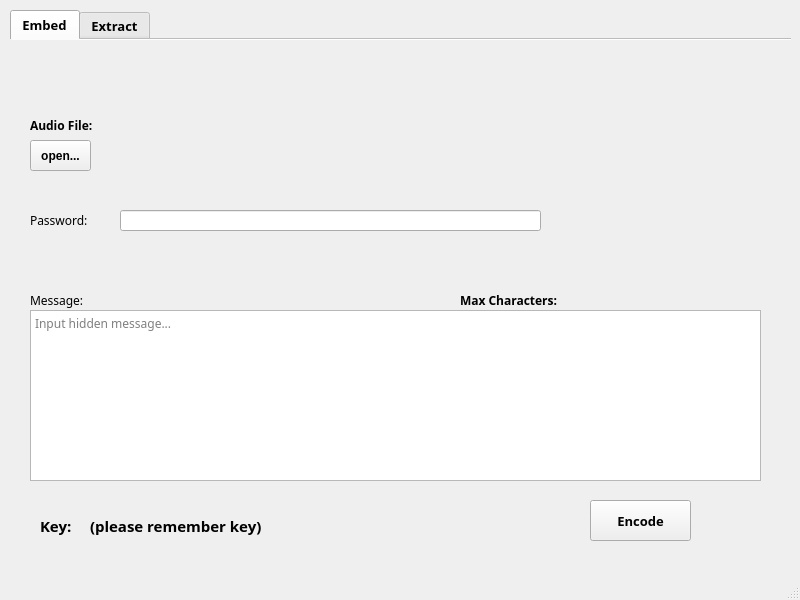
<?xml version="1.0" encoding="UTF-8"?>
<ui version="4.0">
 <class>MainWindow</class>
 <widget class="QMainWindow" name="MainWindow">
  <property name="geometry">
   <rect>
    <x>0</x>
    <y>0</y>
    <width>800</width>
    <height>600</height>
   </rect>
  </property>
  <property name="windowTitle">
   <string>DSSS Audio Steganography </string>
  </property>
  <property name="toolButtonStyle">
   <enum>Qt::ToolButtonIconOnly</enum>
  </property>
  <property name="tabShape">
   <enum>QTabWidget::Rounded</enum>
  </property>
  <widget class="QWidget" name="centralwidget">
   <widget class="QTabWidget" name="tabWidget">
    <property name="geometry">
     <rect>
      <x>10</x>
      <y>10</y>
      <width>781</width>
      <height>531</height>
     </rect>
    </property>
    <property name="font">
     <font>
      <family>Cascadia Code SemiBold</family>
      <pointsize>10</pointsize>
      <weight>75</weight>
      <bold>true</bold>
     </font>
    </property>
    <property name="tabShape">
     <enum>QTabWidget::Rounded</enum>
    </property>
    <property name="currentIndex">
     <number>0</number>
    </property>
    <property name="iconSize">
     <size>
      <width>16</width>
      <height>16</height>
     </size>
    </property>
    <property name="documentMode">
     <bool>true</bool>
    </property>
    <widget class="QWidget" name="embed_tab">
     <attribute name="title">
      <string>Embed</string>
     </attribute>
     <widget class="QLabel" name="label">
      <property name="geometry">
       <rect>
        <x>20</x>
        <y>170</y>
        <width>81</width>
        <height>21</height>
       </rect>
      </property>
      <property name="font">
       <font>
        <family>Cascadia Code SemiBold</family>
        <pointsize>9</pointsize>
        <weight>50</weight>
        <bold>false</bold>
       </font>
      </property>
      <property name="text">
       <string>Password:</string>
      </property>
     </widget>
     <widget class="QLineEdit" name="embed_password_lineEdit">
      <property name="geometry">
       <rect>
        <x>110</x>
        <y>170</y>
        <width>421</width>
        <height>21</height>
       </rect>
      </property>
      <property name="font">
       <font>
        <family>Cascadia Code SemiBold</family>
        <pointsize>9</pointsize>
        <weight>50</weight>
        <bold>false</bold>
       </font>
      </property>
      <property name="frame">
       <bool>true</bool>
      </property>
      <property name="clearButtonEnabled">
       <bool>true</bool>
      </property>
     </widget>
     <widget class="QTextEdit" name="message_In_textEdit">
      <property name="geometry">
       <rect>
        <x>20</x>
        <y>270</y>
        <width>731</width>
        <height>171</height>
       </rect>
      </property>
      <property name="font">
       <font>
        <family>Cascadia Code</family>
        <pointsize>9</pointsize>
        <weight>50</weight>
        <bold>false</bold>
       </font>
      </property>
      <property name="tabChangesFocus">
       <bool>false</bool>
      </property>
      <property name="documentTitle">
       <string/>
      </property>
      <property name="lineWrapMode">
       <enum>QTextEdit::WidgetWidth</enum>
      </property>
      <property name="html">
       <string>&lt;!DOCTYPE HTML PUBLIC &quot;-//W3C//DTD HTML 4.0//EN&quot; &quot;http://www.w3.org/TR/REC-html40/strict.dtd&quot;&gt;
&lt;html&gt;&lt;head&gt;&lt;meta name=&quot;qrichtext&quot; content=&quot;1&quot; /&gt;&lt;style type=&quot;text/css&quot;&gt;
p, li { white-space: pre-wrap; }
&lt;/style&gt;&lt;/head&gt;&lt;body style=&quot; font-family:'Cascadia Code','Cascadia Code SemiBold'; font-size:9pt; font-weight:400; font-style:normal;&quot;&gt;
&lt;p style=&quot;-qt-paragraph-type:empty; margin-top:0px; margin-bottom:0px; margin-left:0px; margin-right:0px; -qt-block-indent:0; text-indent:0px;&quot;&gt;&lt;br /&gt;&lt;/p&gt;&lt;/body&gt;&lt;/html&gt;</string>
      </property>
      <property name="placeholderText">
       <string>Input hidden message...</string>
      </property>
     </widget>
     <widget class="QLabel" name="label_2">
      <property name="geometry">
       <rect>
        <x>20</x>
        <y>250</y>
        <width>71</width>
        <height>21</height>
       </rect>
      </property>
      <property name="font">
       <font>
        <family>Cascadia Code SemiBold</family>
        <pointsize>9</pointsize>
        <weight>50</weight>
        <bold>false</bold>
       </font>
      </property>
      <property name="text">
       <string>Message:</string>
      </property>
     </widget>
     <widget class="QLabel" name="label_3">
      <property name="geometry">
       <rect>
        <x>20</x>
        <y>70</y>
        <width>101</width>
        <height>31</height>
       </rect>
      </property>
      <property name="font">
       <font>
        <family>Cascadia Code SemiBold</family>
        <pointsize>9</pointsize>
        <weight>75</weight>
        <bold>true</bold>
       </font>
      </property>
      <property name="text">
       <string>Audio File: </string>
      </property>
     </widget>
     <widget class="QPushButton" name="embed_openFile_btn">
      <property name="geometry">
       <rect>
        <x>20</x>
        <y>100</y>
        <width>61</width>
        <height>31</height>
       </rect>
      </property>
      <property name="font">
       <font>
        <family>Arial</family>
        <pointsize>9</pointsize>
        <weight>75</weight>
        <italic>false</italic>
        <bold>true</bold>
       </font>
      </property>
      <property name="text">
       <string>open...</string>
      </property>
     </widget>
     <widget class="QLabel" name="embed_fp_label">
      <property name="geometry">
       <rect>
        <x>120</x>
        <y>70</y>
        <width>631</width>
        <height>31</height>
       </rect>
      </property>
      <property name="font">
       <font>
        <family>Cascadia Code</family>
        <pointsize>9</pointsize>
        <weight>50</weight>
        <bold>false</bold>
       </font>
      </property>
      <property name="text">
       <string/>
      </property>
      <property name="wordWrap">
       <bool>false</bool>
      </property>
      <property name="margin">
       <number>5</number>
      </property>
      <property name="openExternalLinks">
       <bool>false</bool>
      </property>
     </widget>
     <widget class="QPushButton" name="encode_btn">
      <property name="geometry">
       <rect>
        <x>580</x>
        <y>460</y>
        <width>101</width>
        <height>41</height>
       </rect>
      </property>
      <property name="text">
       <string>Encode</string>
      </property>
     </widget>
     <widget class="QLabel" name="label_4">
      <property name="geometry">
       <rect>
        <x>30</x>
        <y>470</y>
        <width>41</width>
        <height>31</height>
       </rect>
      </property>
      <property name="font">
       <font>
        <pointsize>11</pointsize>
       </font>
      </property>
      <property name="text">
       <string>Key:</string>
      </property>
     </widget>
     <widget class="QLabel" name="key_label">
      <property name="geometry">
       <rect>
        <x>80</x>
        <y>470</y>
        <width>231</width>
        <height>31</height>
       </rect>
      </property>
      <property name="font">
       <font>
        <pointsize>11</pointsize>
       </font>
      </property>
      <property name="text">
       <string>(please remember key)</string>
      </property>
     </widget>
     <widget class="QLabel" name="label_9">
      <property name="geometry">
       <rect>
        <x>450</x>
        <y>250</y>
        <width>141</width>
        <height>21</height>
       </rect>
      </property>
      <property name="font">
       <font>
        <pointsize>9</pointsize>
       </font>
      </property>
      <property name="text">
       <string>Max Characters:</string>
      </property>
     </widget>
     <widget class="QLabel" name="maxchar_label">
      <property name="geometry">
       <rect>
        <x>590</x>
        <y>250</y>
        <width>91</width>
        <height>21</height>
       </rect>
      </property>
      <property name="font">
       <font>
        <pointsize>9</pointsize>
       </font>
      </property>
      <property name="text">
       <string/>
      </property>
     </widget>
    </widget>
    <widget class="QWidget" name="extract_tab">
     <attribute name="title">
      <string>Extract</string>
     </attribute>
     <widget class="QLabel" name="label_5">
      <property name="geometry">
       <rect>
        <x>20</x>
        <y>130</y>
        <width>81</width>
        <height>21</height>
       </rect>
      </property>
      <property name="font">
       <font>
        <family>Cascadia Code SemiBold</family>
        <pointsize>9</pointsize>
        <weight>50</weight>
        <bold>false</bold>
       </font>
      </property>
      <property name="text">
       <string>Password:</string>
      </property>
     </widget>
     <widget class="QTextEdit" name="message_Out_textEdit">
      <property name="geometry">
       <rect>
        <x>20</x>
        <y>270</y>
        <width>731</width>
        <height>171</height>
       </rect>
      </property>
      <property name="font">
       <font>
        <family>Cascadia Code</family>
        <pointsize>9</pointsize>
        <weight>50</weight>
        <bold>false</bold>
       </font>
      </property>
      <property name="tabChangesFocus">
       <bool>false</bool>
      </property>
      <property name="documentTitle">
       <string/>
      </property>
      <property name="lineWrapMode">
       <enum>QTextEdit::WidgetWidth</enum>
      </property>
      <property name="readOnly">
       <bool>true</bool>
      </property>
      <property name="html">
       <string>&lt;!DOCTYPE HTML PUBLIC &quot;-//W3C//DTD HTML 4.0//EN&quot; &quot;http://www.w3.org/TR/REC-html40/strict.dtd&quot;&gt;
&lt;html&gt;&lt;head&gt;&lt;meta name=&quot;qrichtext&quot; content=&quot;1&quot; /&gt;&lt;style type=&quot;text/css&quot;&gt;
p, li { white-space: pre-wrap; }
&lt;/style&gt;&lt;/head&gt;&lt;body style=&quot; font-family:'Cascadia Code','Cascadia Code SemiBold'; font-size:9pt; font-weight:400; font-style:normal;&quot;&gt;
&lt;p style=&quot;-qt-paragraph-type:empty; margin-top:0px; margin-bottom:0px; margin-left:0px; margin-right:0px; -qt-block-indent:0; text-indent:0px;&quot;&gt;&lt;br /&gt;&lt;/p&gt;&lt;/body&gt;&lt;/html&gt;</string>
      </property>
      <property name="placeholderText">
       <string/>
      </property>
     </widget>
     <widget class="QPushButton" name="extract_openFile_btn">
      <property name="geometry">
       <rect>
        <x>20</x>
        <y>80</y>
        <width>61</width>
        <height>31</height>
       </rect>
      </property>
      <property name="font">
       <font>
        <family>Arial</family>
        <pointsize>9</pointsize>
        <weight>75</weight>
        <italic>false</italic>
        <bold>true</bold>
       </font>
      </property>
      <property name="text">
       <string>open...</string>
      </property>
     </widget>
     <widget class="QLineEdit" name="extract_password_lineEdit">
      <property name="geometry">
       <rect>
        <x>110</x>
        <y>130</y>
        <width>421</width>
        <height>21</height>
       </rect>
      </property>
      <property name="font">
       <font>
        <family>Cascadia Code SemiBold</family>
        <pointsize>9</pointsize>
        <weight>50</weight>
        <bold>false</bold>
       </font>
      </property>
      <property name="frame">
       <bool>true</bool>
      </property>
      <property name="clearButtonEnabled">
       <bool>true</bool>
      </property>
     </widget>
     <widget class="QPushButton" name="decode_btn">
      <property name="geometry">
       <rect>
        <x>580</x>
        <y>460</y>
        <width>101</width>
        <height>41</height>
       </rect>
      </property>
      <property name="text">
       <string>Decode</string>
      </property>
     </widget>
     <widget class="QLabel" name="extract_fp_label">
      <property name="geometry">
       <rect>
        <x>120</x>
        <y>50</y>
        <width>631</width>
        <height>31</height>
       </rect>
      </property>
      <property name="font">
       <font>
        <family>Cascadia Code</family>
        <pointsize>9</pointsize>
        <weight>50</weight>
        <bold>false</bold>
       </font>
      </property>
      <property name="text">
       <string/>
      </property>
      <property name="wordWrap">
       <bool>false</bool>
      </property>
      <property name="margin">
       <number>5</number>
      </property>
      <property name="openExternalLinks">
       <bool>false</bool>
      </property>
     </widget>
     <widget class="QLabel" name="label_7">
      <property name="geometry">
       <rect>
        <x>20</x>
        <y>250</y>
        <width>171</width>
        <height>21</height>
       </rect>
      </property>
      <property name="font">
       <font>
        <family>Cascadia Code SemiBold</family>
        <pointsize>9</pointsize>
        <weight>50</weight>
        <bold>false</bold>
       </font>
      </property>
      <property name="text">
       <string>Extracted Message:</string>
      </property>
     </widget>
     <widget class="QLabel" name="label_8">
      <property name="geometry">
       <rect>
        <x>20</x>
        <y>50</y>
        <width>101</width>
        <height>31</height>
       </rect>
      </property>
      <property name="font">
       <font>
        <family>Cascadia Code SemiBold</family>
        <pointsize>9</pointsize>
        <weight>75</weight>
        <bold>true</bold>
       </font>
      </property>
      <property name="text">
       <string>Audio File: </string>
      </property>
     </widget>
     <widget class="QLabel" name="label_6">
      <property name="geometry">
       <rect>
        <x>60</x>
        <y>170</y>
        <width>41</width>
        <height>21</height>
       </rect>
      </property>
      <property name="font">
       <font>
        <family>Cascadia Code SemiBold</family>
        <pointsize>9</pointsize>
        <weight>50</weight>
        <bold>false</bold>
       </font>
      </property>
      <property name="text">
       <string>Key:</string>
      </property>
     </widget>
     <widget class="QLineEdit" name="key_lineEdit">
      <property name="geometry">
       <rect>
        <x>110</x>
        <y>170</y>
        <width>151</width>
        <height>21</height>
       </rect>
      </property>
      <property name="font">
       <font>
        <family>Cascadia Code SemiBold</family>
        <pointsize>9</pointsize>
        <weight>50</weight>
        <bold>false</bold>
       </font>
      </property>
      <property name="frame">
       <bool>true</bool>
      </property>
      <property name="clearButtonEnabled">
       <bool>true</bool>
      </property>
     </widget>
    </widget>
   </widget>
  </widget>
  <widget class="QMenuBar" name="menubar">
   <property name="geometry">
    <rect>
     <x>0</x>
     <y>0</y>
     <width>800</width>
     <height>26</height>
    </rect>
   </property>
  </widget>
  <widget class="QStatusBar" name="statusbar">
   <property name="font">
    <font>
     <family>Cascadia Code</family>
     <pointsize>8</pointsize>
    </font>
   </property>
  </widget>
 </widget>
 <resources/>
 <connections/>
</ui>
